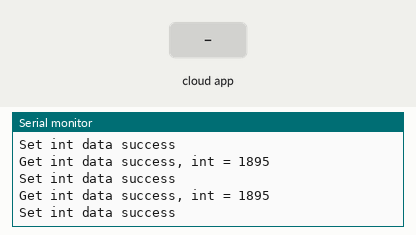
This sketch was run on a simulated ESP8266 (NodeMCU). Shown: the last lines printed to the serial monitor. Inputs (shaded band) come from the test bench. WiFi joins after 1.5 s; servers stay silent unless stated; the Firebase database answers and starts empty.

Above: at 2.7 s.
2.8 s: the phone or cloud app sets LED_Status to 0
At 3.14 s:
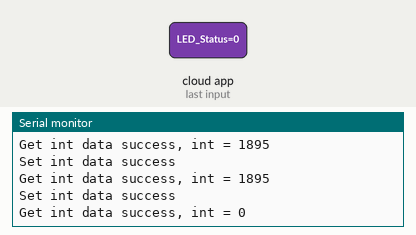
4.3 s: the phone or cloud app sets LED_Status to 1
At 4.64 s:
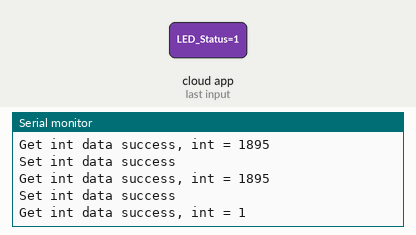
Timing chart, 0 to 7.3 s (numbered marks = the images above; inputs shaded):
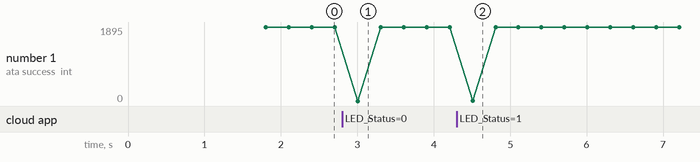

Measured:
- after the input at 2.8 s, the serial monitor: prints a new line after 0.21 s (image 1)
- after the input at 4.3 s, the serial monitor: prints a new line after 0.21 s (image 2)

The sketch:

firebase_basic.ino
```cpp
#include "FirebaseESP8266.h"
#include <ESP8266WiFi.h>


#include <ESP8266WiFi.h>
#include <FirebaseESP8266.h>

//1. Change the following info
#define WIFI_SSID "Daffodil Family 2"
#define WIFI_PASSWORD "dcl12345"
#define FIREBASE_HOST "sensordata-7e5cc.firebaseio.com"
#define FIREBASE_AUTH "Dxq8nrj5WtmdNlv6qbwuknJgLPR1KHJuz0FSfWTS"


//2. Define FirebaseESP8266 data object for data sending and receiving
FirebaseData fbdo;


void setup()
{

  Serial.begin(115200);

  WiFi.begin(WIFI_SSID, WIFI_PASSWORD);
  Serial.print("Connecting to Wi-Fi");
  while (WiFi.status() != WL_CONNECTED)
  {
    Serial.print(".");
    delay(300);
  }
  Serial.println();
  Serial.print("Connected with IP: ");
  Serial.println(WiFi.localIP());
  Serial.println();


  //3. Set your Firebase info

  Firebase.begin(FIREBASE_HOST, FIREBASE_AUTH);

  //4. Enable auto reconnect the WiFi when connection lost
  Firebase.reconnectWiFi(true);


}

void loop()
{

    //5. Try to set int data to Firebase
  //The set function returns bool for the status of operation
  //fbdo requires for sending the data
  if(Firebase.setInt(fbdo, "/LED_Status", 1895))
  {
    //Success
     Serial.println("Set int data success");

  }else{
    //Failed?, get the error reason from fbdo

    Serial.print("Error in setInt, ");
    Serial.println(fbdo.errorReason());
  }


  //6. Try to get int data from Firebase
  //The get function returns bool for the status of operation
  //fbdo requires for receiving the data
  if(Firebase.getInt(fbdo, "/LED_Status"))
  {
    //Success
    Serial.print("Get int data success, int = ");
    Serial.println(fbdo.intData());

  }else{
    //Failed?, get the error reason from fbdo

    Serial.print("Error in getInt, ");
    Serial.println(fbdo.errorReason());
  }


}
```
